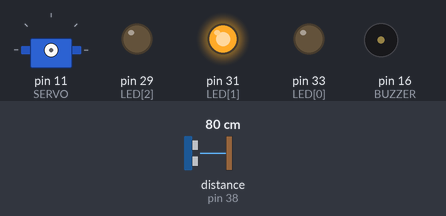
Recording of a program running on a simulated Raspberry Pi (header pin numbers). Shown: servo, output pins drawn as LEDs (lit = HIGH), buzzer (waves = sounding, pin HIGH). Inputs (shaded band) come from the test bench; at power-on: distance to the obstacle (sensor on pin 38) 80 cm. The echo pulse lasts 58.3 µs per cm; servo angles are drawn from the pulse width (0.5 ms = 0°, 2.5 ms = 180°); the clock reads 2024-03-15 10:24:30 at power-on unless the program sets it; pins used as bus, display or sensor lines are not drawn; what the program prints to the terminal is not drawn.

Above: at 1.2 s.
1.3 s: distance to the obstacle (sensor on pin 38) set to 21 cm
2.8 s: distance to the obstacle (sensor on pin 38) set to 17 cm
At 3.8 s:
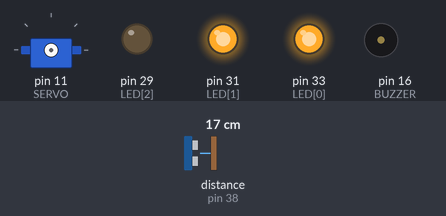
4.3 s: distance to the obstacle (sensor on pin 38) set to 11 cm
5.8 s: distance to the obstacle (sensor on pin 38) set to 8 cm
At 6.2 s:
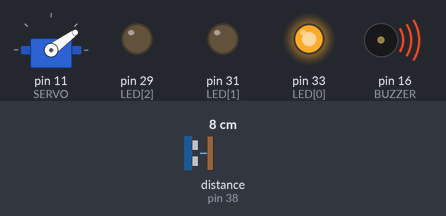
At 7.8 s:
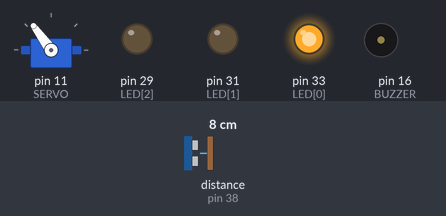
Timing chart, 0 to 9.8 s (numbered marks = the images above; inputs shaded):
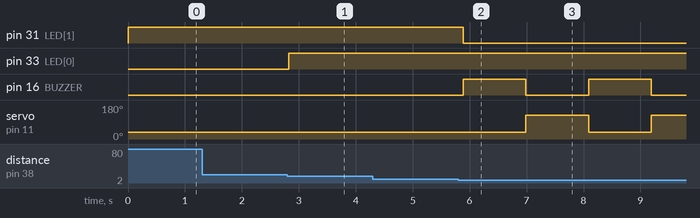

The program:

3C_Motion_Alarm.py
```python
import RPi.GPIO as GPIO
import time
GPIO.setmode(GPIO.BOARD)
TRIG = 40
ECHO = 38
#	   R  G  B
LED = [33,31,29]
BUZZER = 16
SERVO = 11

GPIO.setup(LED,GPIO.OUT, initial=GPIO.LOW)
GPIO.setup(TRIG, GPIO.OUT, initial=GPIO.LOW)
GPIO.setup(ECHO, GPIO.IN)
GPIO.setup(SERVO, GPIO.OUT)
GPIO.setup(BUZZER, GPIO.OUT)

pwmServo = GPIO.PWM(SERVO,50)
pwmServo.start(0)

def SetAngle(angle):
	duty = angle / 18 +2
	GPIO.output(SERVO, GPIO.HIGH)
	pwmServo.ChangeDutyCycle(duty)
	time.sleep(1)
	GPIO.output(SERVO, GPIO.LOW)
	pwmServo.ChangeDutyCycle(0)

def getDistance():
	GPIO.output(TRIG,GPIO.HIGH)
	#time.sleep(0.00001)
	time.sleep(0.001)
	GPIO.output(TRIG,GPIO.LOW)
	while GPIO.input(ECHO) == 0:
		pulseStart = time.time()
	while GPIO.input(ECHO) ==1:
		pulseEnd = time.time()
	pulseDuration = pulseEnd - pulseStart
	distance = round(pulseDuration * 17150,2)
	return distance
if __name__ == '__main__':

	try:
		print ("Start")
		while True:
			distance = getDistance()
			if distance < 10:
				#RED LIGHT
				#print ("RED LIGHT")
				GPIO.output(LED[0],GPIO.HIGH)
				GPIO.output(LED[1],GPIO.LOW)
				GPIO.output(LED[2],GPIO.LOW)
				GPIO.output(BUZZER,GPIO.HIGH)
				SetAngle(45)
				time.sleep(.1)
				GPIO.output(BUZZER,GPIO.LOW)
				SetAngle(135)
			elif distance > 10 and distance < 20:
				#YELLOW LIGHT
				#print ("YELLOW LIGHT")
				GPIO.output(LED[0],GPIO.HIGH)
				GPIO.output(LED[1],GPIO.HIGH)
				GPIO.output(LED[2],GPIO.LOW)
			else:
				#GREEN LIGHT
				#print ("GREEN LIGHT")
				GPIO.output(LED[0],GPIO.LOW)
				GPIO.output(LED[1],GPIO.HIGH)
				GPIO.output(LED[2],GPIO.LOW)

			#print "Distancia: "+str(distance)+" cm"
			time.sleep(.1)
	except KeyboardInterrupt:
		pass
	print("The End")
	GPIO.cleanup()
```

Measured:
- the behaviour switches between 20 and 19 cm on distance to the obstacle (sensor on pin 38) (found by bisection; images 0 and 1)
- the behaviour switches between 10 and 9 cm on distance to the obstacle (sensor on pin 38) (found by bisection; images 1 and 2)
- after the input at 1.3 s, every drawn part: stays the same
- after the input at 2.8 s, pin 33 (LED[0]): LOW → HIGH at once
- after the input at 4.3 s, every drawn part: stays the same
- after the input at 5.8 s, pin 31 (LED[1]): HIGH → LOW after 0.09 s; pin 16 (BUZZER): alternates HIGH for 1.1 s and LOW for 1.1 s, starting after 0.09 s; servo on pin 11 (SERVO): 36° → 126° after 1.2 s, → 36° 1.1 s later, → 126° 1.1 s later
